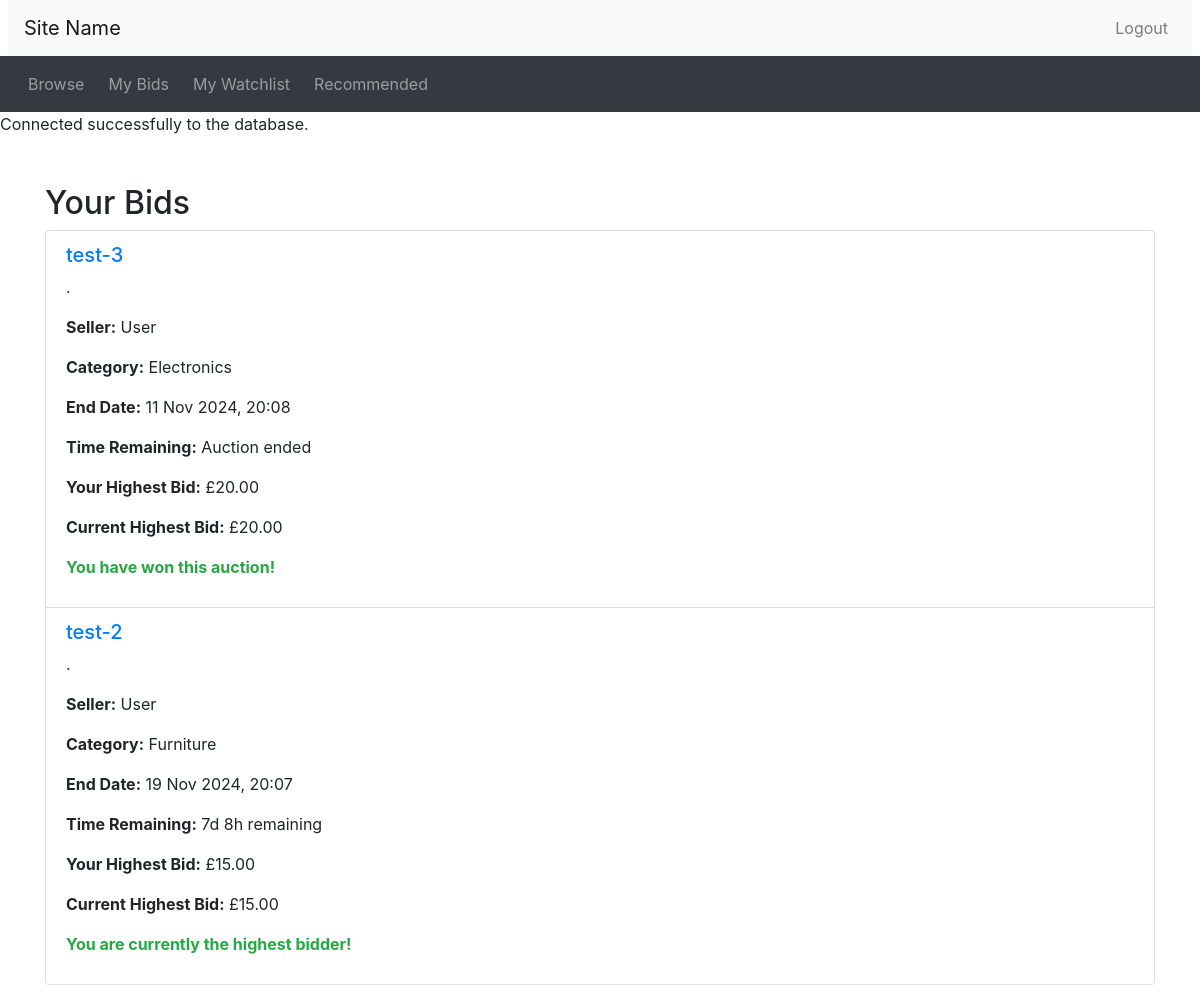
Screenshot of /mybids.php (signed in) with the database file from the repository.
### tables this page shows
CREATE TABLE `Auction` (
  `AuctionID` int(11) NOT NULL,
  `UserID` int(11) DEFAULT NULL,
  `ItemName` varchar(255) DEFAULT NULL,
  `Description` varchar(255) DEFAULT NULL,
  `CategoryID` int(11) NOT NULL,
  `ReservePrice` float DEFAULT NULL,
  `StartPrice` float DEFAULT NULL,
  `EndDate` varchar(255) DEFAULT NULL
);

CREATE TABLE `Users` (
  `UserID` int(11) NOT NULL,
  `Name` varchar(255) DEFAULT NULL,
  `Email` varchar(255) DEFAULT NULL,
  `Password` varchar(255) DEFAULT NULL,
  `Role` varchar(255) DEFAULT NULL
);

CREATE TABLE `Category` (
  `CategoryID` int(11) NOT NULL,
  `CategoryName` varchar(255) DEFAULT NULL
);

### mybids.php (the view, shortened to what this page needs)
<?php
include_once("header.php");
include_once("utilities.php");
$userID = $_SESSION['UserID'];
$sql = "SELECT DISTINCT a.AuctionID, a.ItemName, a.Description, a.EndDate, a.StartPrice,
               c.CategoryName, u.Name AS SellerName,
               (SELECT MAX(b2.BidAmount) FROM Bid b2 WHERE b2.AuctionID = a.AuctionID) AS HighestBid,
               (SELECT MAX(b3.BidAmount) FROM Bid b3 WHERE b3.AuctionID = a.AuctionID AND b3.UserID = ?) AS YourHighestBid
        FROM Bid b
        JOIN Auction a ON b.AuctionID = a.AuctionID
        JOIN Users u ON a.UserID = u.UserID
        JOIN Category c ON a.CategoryID = c.CategoryID
        WHERE b.UserID = ?
        ORDER BY a.EndDate ASC";
$stmt = $conn->prepare($sql);
$stmt->bind_param("ii", $userID, $userID);
$stmt->execute();
$result = $stmt->get_result();
echo "<div class='container mt-5'>";
echo "<h2>Your Bids</h2>";
if ($result->num_rows > 0) {
    echo "<ul class='list-group'>";
    while ($auction = $result->fetch_assoc()) {
        $now = new DateTime();
        $endDate = new DateTime($auction['EndDate']);
        $timeRemaining = $now < $endDate ? $endDate->diff($now) : null;
        $timeRemainingStr = $timeRemaining ? display_time_remaining($timeRemaining) . ' remaining' : 'Auction ended';
        $yourHighestBid = $auction['YourHighestBid'];
        $highestBid = $auction['HighestBid'];
        $isHighestBidder = ($yourHighestBid == $highestBid);
        echo "<li class='list-group-item'>";
        echo "<h5><a href='auction_details.php?auctionID=" . $auction['AuctionID'] . "'>" . htmlspecialchars($auction['ItemName']) . "</a></h5>";
        echo "<p>" . htmlspecialchars($auction['Description']) . "</p>";
        echo "<p><strong>Seller:</strong> " . htmlspecialchars($auction['SellerName']) . "</p>";
        echo "<p><strong>Category:</strong> " . htmlspecialchars($auction['CategoryName']) . "</p>";
        echo "<p><strong>End Date:</strong> " . htmlspecialchars(date("j M Y, H:i", strtotime($auction['EndDate']))) . "</p>";
        echo "<p><strong>Time Remaining:</strong> " . $timeRemainingStr . "</p>";
        echo "<p><strong>Your Highest Bid:</strong> £" . number_format($yourHighestBid, 2) . "</p>";
        echo "<p><strong>Current Highest Bid:</strong> £" . number_format($highestBid, 2) . "</p>";
        if ($isHighestBidder && $timeRemaining) {
            echo "<p class='text-success'><strong>You are currently the highest bidder!</strong></p>";
        } elseif (!$timeRemaining && $isHighestBidder) {
            echo "<p class='text-success'><strong>You have won this auction!</strong></p>";
        } elseif (!$timeRemaining && !$isHighestBidder) {
            echo "<p class='text-danger'><strong>You did not win this auction.</strong></p>";
        } else {
            echo "<p class='text-warning'><strong>You have been outbid.</strong></p>";
        }
        echo "</li>";
    }
    echo "</ul>";
} else {
    echo "<p>You have not placed any bids yet.</p>";
}
echo "</div>";
include_once("footer.php");
?>

### rows the page displays
auction: ItemName "test-3", Description ".", UserID.Name "User", CategoryID.CategoryName "Electronics", EndDate "11 Nov 2024, 20:08", timeRemainingStr "Auction ended", yourHighestBid "20.00", highestBid "20.00", shows "You have won this auction!"
auction: ItemName "test-2", Description ".", UserID.Name "User", CategoryID.CategoryName "Furniture", EndDate "19 Nov 2024, 20:07", EndDate "7d 8h remaining", yourHighestBid "15.00", highestBid "15.00", shows "You are currently the highest bidder!"
